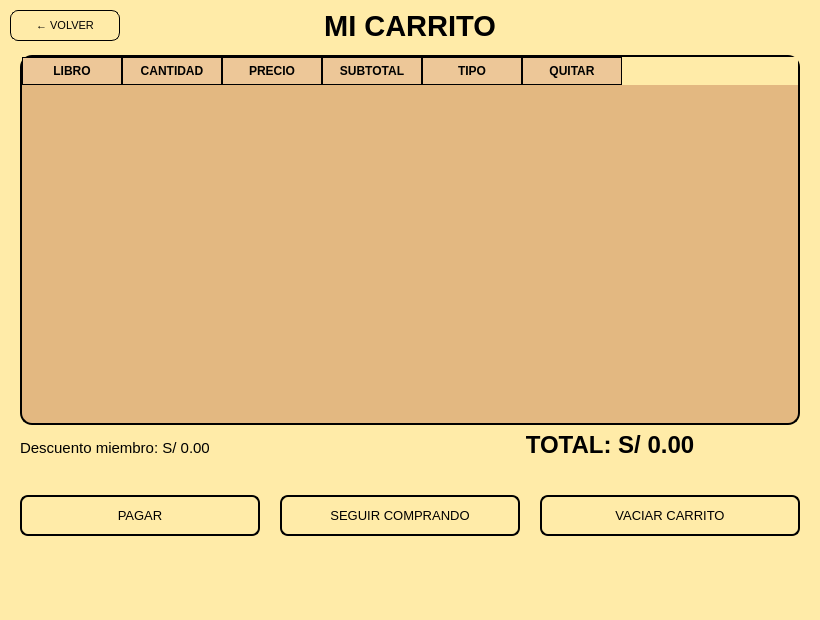
<?xml version="1.0" encoding="UTF-8"?>
<ui version="4.0">
 <class>MainWindow</class>
 <widget class="QMainWindow" name="MainWindow">
  <property name="geometry">
   <rect>
    <x>0</x>
    <y>0</y>
    <width>820</width>
    <height>620</height>
   </rect>
  </property>
  <property name="windowTitle">
   <string>MainWindow</string>
  </property>
  <property name="styleSheet">
   <string notr="true">background-color: #FFEBA8</string>
  </property>
  <widget class="QWidget" name="centralwidget">
   <widget class="QPushButton" name="btnVolver">
    <property name="geometry">
     <rect>
      <x>10</x>
      <y>10</y>
      <width>110</width>
      <height>31</height>
     </rect>
    </property>
    <property name="styleSheet">
     <string notr="true">QPushButton{
	border: 1px solid #000000;
	border-radius: 8px;
	background-color: #FFEBA8;
	color: black;
	font-size: 11px;
	cursor: pointer;
}
QPushButton:hover {
	background-color: #E3B881;
	color: #000000;
	border-color: #000000
}</string>
    </property>
    <property name="text">
     <string>← VOLVER</string>
    </property>
   </widget>
   <widget class="QLabel" name="LblTitulo">
    <property name="geometry">
     <rect>
      <x>200</x>
      <y>10</y>
      <width>420</width>
      <height>31</height>
     </rect>
    </property>
    <property name="font">
     <font>
      <pointsize>22</pointsize>
      <weight>75</weight>
      <bold>true</bold>
     </font>
    </property>
    <property name="text">
     <string>MI CARRITO</string>
    </property>
    <property name="alignment">
     <set>Qt::AlignCenter</set>
    </property>
   </widget>
   <widget class="QTableWidget" name="tableCarrito">
    <property name="geometry">
     <rect>
      <x>20</x>
      <y>55</y>
      <width>780</width>
      <height>370</height>
     </rect>
    </property>
    <property name="styleSheet">
     <string notr="true">QTableWidget{
	border: 2px solid #000000;
	border-radius: 12px;
	background-color: #E3B881;
	color: black;
	font-size: 12px;
	gridline-color: #8E7CC3;
}
QHeaderView::section{
	background-color: #EDC798;
	color: black;
	border: 1px solid #000000;
	padding: 4px;
	font-weight: bold;
}</string>
    </property>
    <column>
     <property name="text">
      <string>LIBRO</string>
     </property>
    </column>
    <column>
     <property name="text">
      <string>CANTIDAD</string>
     </property>
    </column>
    <column>
     <property name="text">
      <string>PRECIO</string>
     </property>
    </column>
    <column>
     <property name="text">
      <string>SUBTOTAL</string>
     </property>
    </column>
    <column>
     <property name="text">
      <string>TIPO</string>
     </property>
    </column>
    <column>
     <property name="text">
      <string>QUITAR</string>
     </property>
    </column>
   </widget>
   <widget class="QLabel" name="LblDescuento">
    <property name="geometry">
     <rect>
      <x>20</x>
      <y>435</y>
      <width>380</width>
      <height>25</height>
     </rect>
    </property>
    <property name="font">
     <font>
      <pointsize>11</pointsize>
     </font>
    </property>
    <property name="text">
     <string>Descuento miembro: S/ 0.00</string>
    </property>
   </widget>
   <widget class="QLabel" name="LblTotal">
    <property name="geometry">
     <rect>
      <x>420</x>
      <y>430</y>
      <width>380</width>
      <height>30</height>
     </rect>
    </property>
    <property name="font">
     <font>
      <pointsize>18</pointsize>
      <weight>75</weight>
      <bold>true</bold>
     </font>
    </property>
    <property name="text">
     <string>TOTAL: S/ 0.00</string>
    </property>
    <property name="alignment">
     <set>Qt::AlignCenter</set>
    </property>
   </widget>
   <widget class="QLabel" name="LblAviso">
    <property name="geometry">
     <rect>
      <x>20</x>
      <y>465</y>
      <width>780</width>
      <height>20</height>
     </rect>
    </property>
    <property name="font">
     <font>
      <pointsize>9</pointsize>
      <italic>true</italic>
     </font>
    </property>
    <property name="text">
     <string/>
    </property>
   </widget>
   <widget class="QPushButton" name="btnPagar">
    <property name="geometry">
     <rect>
      <x>20</x>
      <y>495</y>
      <width>240</width>
      <height>41</height>
     </rect>
    </property>
    <property name="styleSheet">
     <string notr="true">QPushButton{
	border: 2px solid #000000;
	border-radius: 8px;
	background-color: #FFEBA8;
	color: black;
	font-size: 13px;
	cursor: pointer;
}
QPushButton:hover {
	background-color: #E3B881;
}
QPushButton:disabled {
	color: #6b6b6b;
	background-color: #a99bc9;
}</string>
    </property>
    <property name="text">
     <string>PAGAR</string>
    </property>
   </widget>
   <widget class="QPushButton" name="btnSeguir">
    <property name="geometry">
     <rect>
      <x>280</x>
      <y>495</y>
      <width>240</width>
      <height>41</height>
     </rect>
    </property>
    <property name="styleSheet">
     <string notr="true">QPushButton{
	border: 2px solid #000000;
	border-radius: 8px;
	background-color: #FFEBA8;
	color: black;
	font-size: 13px;
	cursor: pointer;
}
QPushButton:hover {
	background-color: #E3B881;
}
QPushButton:disabled {
	color: #6b6b6b;
	background-color: #a99bc9;
}</string>
    </property>
    <property name="text">
     <string>SEGUIR COMPRANDO</string>
    </property>
   </widget>
   <widget class="QPushButton" name="btnVaciar">
    <property name="geometry">
     <rect>
      <x>540</x>
      <y>495</y>
      <width>260</width>
      <height>41</height>
     </rect>
    </property>
    <property name="styleSheet">
     <string notr="true">QPushButton{
	border: 2px solid #000000;
	border-radius: 8px;
	background-color: #FFEBA8;
	color: black;
	font-size: 13px;
	cursor: pointer;
}
QPushButton:hover {
	background-color: #E3B881;
}
QPushButton:disabled {
	color: #6b6b6b;
	background-color: #a99bc9;
}</string>
    </property>
    <property name="text">
     <string>VACIAR CARRITO</string>
    </property>
   </widget>
  </widget>
  <widget class="QMenuBar" name="menubar">
   <property name="geometry">
    <rect>
     <x>0</x>
     <y>0</y>
     <width>820</width>
     <height>26</height>
    </rect>
   </property>
  </widget>
  <widget class="QStatusBar" name="statusbar"/>
 </widget>
 <resources/>
 <connections/>
</ui>
